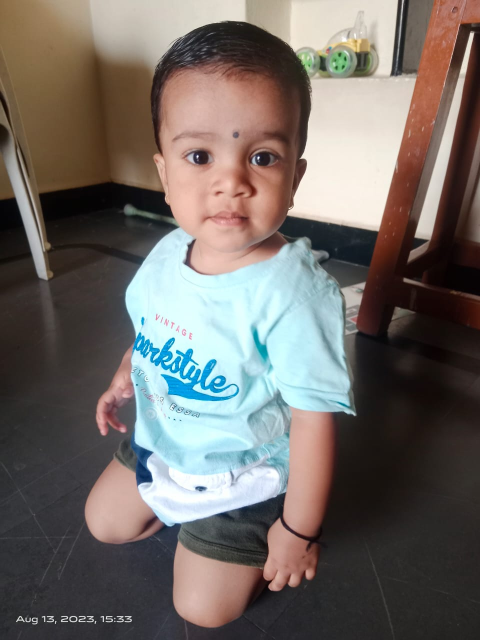
#> input picture face_dataset/Anu/image1.jpeg, 960 x 1280 px, found by its file name (shown at 1/2 size); its folder holds only this picture in this run
$ jupyter execute --allow-errors main.ipynb
#> lines starting #> are read from the running program, lines starting #| are printed output that depends on the picture
[cell 1]
import cv2
import numpy as np
import os
import matplotlib.pyplot as plt

[cell 2]
# function to load and process image
def load_image_from_image_dataset(folder_path, target_size=(64,64)):
#> called with folder_path = 'face_dataset', target_size = (64, 64)
    images = [] # to store the resized images as array
    labels = [] # to store names of the folder(person) inside the dataset
    label_map = {}
    label_id = 0 #used to label the images instead of foldernames of the person

    for folder_name in os.listdir(folder_path):
        sub_path= os.path.join(folder_path, folder_name)
        if not os.path.isdir(sub_path):
            continue

        label_map[label_id] = folder_name
        current_label = label_id
        label_id+=1

        for filename in os.listdir(sub_path):
            image_path= os.path.join(sub_path, filename)
            try:
                img=cv2.imread(image_path,cv2.IMREAD_GRAYSCALE)
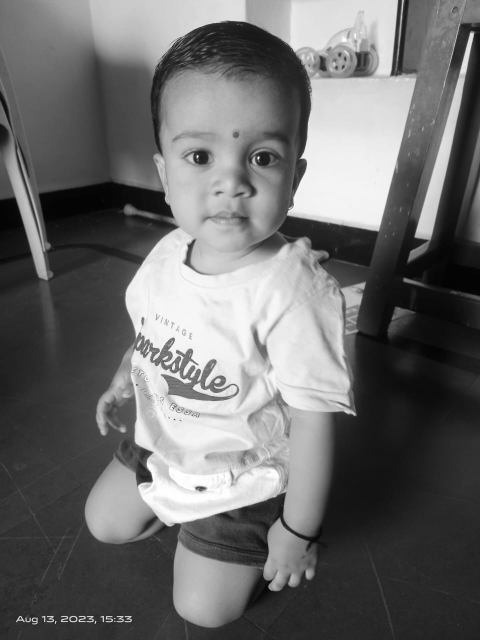
#> img: shape (1280, 960) (shown at 1/2 size); min 0, max 255, mean 108.4

                if img is None:
                    print(f"Warning: Could not read {filename}")
                    continue

                img_resized=cv2.resize(img,target_size)
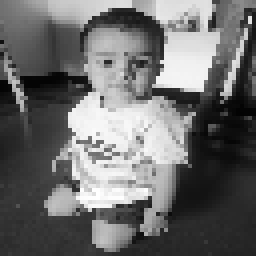
#> img_resized: shape (64, 64) (shown 4 times larger); min 3, max 255, mean 108.4
                images.append(img_resized)
                labels.append(current_label)
            except Exception as e:
                print(f"Error loading {filename}: {e}")
#> pass 2 of the loop in load_image_from_image_dataset, `for folder_name in os.listdir(folder_path):`:
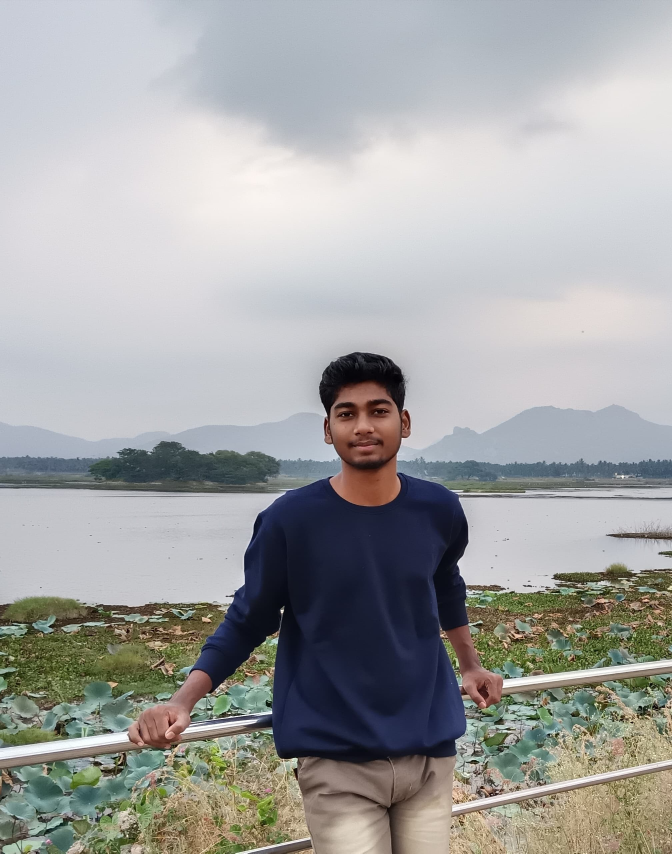
#> input picture face_dataset/Kumar/image1.jpg, 2016 x 2560 px, found by its file name (shown at 1/3 size)
#> in load_image_from_image_dataset, `img=cv2.imread(image_path,cv2.IMREAD_GRAYSCALE)`:
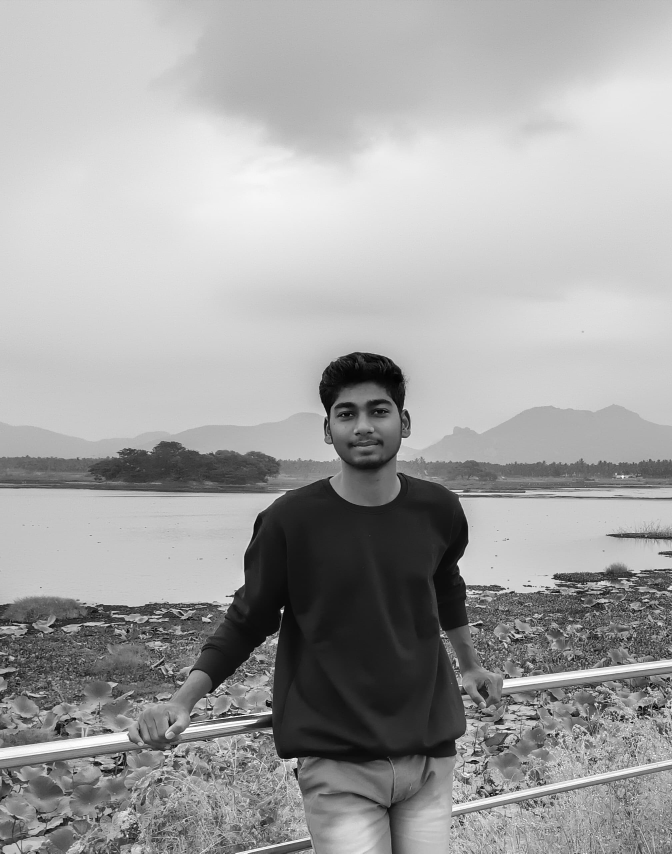
#> img: shape (2560, 2016) (shown at 1/3 size); min 0, max 255, mean 163.6
#> in load_image_from_image_dataset, `img_resized=cv2.resize(img,target_size)`:
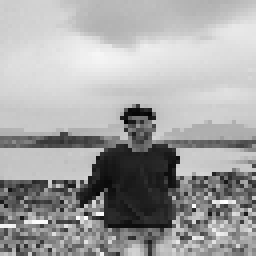
#> img_resized: shape (64, 64) (shown 4 times larger); min 3, max 254, mean 163.7

    return np.array(images).T, np.array(labels), label_map

[cell 3]
# function to train eigenfaces
def train_eigenfaces(image_matrix):

    mean, eigenvectors, eigenvalues=cv2.PCACompute2(image_matrix.T, None) # opencv will compute eigenvectors(eigenfaces) and also the mean
    return mean, eigenvectors, eigenvalues

[cell 4]
# using for training
train_folder = "face_dataset"
# img=cv2.imread("/Users/kumarswamikallimath/Desktop/EigenFaces/face_dataset/Anu/image1.jpeg",0)
# print(img.shape)
# plt.imshow(img,cmap="gray")
train_images, labels, label_map = load_image_from_image_dataset(train_folder)
#> labels = [0, 1]; label_map = {0: 'Anu', 1: 'Kumar'}

print("Shape of train images: ",train_images.shape)
#| Shape of train images:  (64, 64, 2)
# plt.imshow(train_images[:, :, 0].T,cmap="gray")
# plt.show()

# Reshape train_images to be a 2D array where each row is a flattened image
reshaped_train_images = train_images.reshape(train_images.shape[0] * train_images.shape[1], train_images.shape[2])
#> reshaped_train_images = 4096 pairs, first value 3 to 255, second value 3 to 254

mean_face, eigenface_opencv, eigenvalues = train_eigenfaces(reshaped_train_images)
#> in train_eigenfaces, `mean, eigenvectors, eigenvalues=cv2.PCACompute2(image_matrix.T, None)`: eigenvalues = [14432451, 0]
#> eigenvalues = [14432451, 0]

print("shape of mean face",mean_face.shape)
#| shape of mean face (1, 4096)
print("shape of  eigenface",eigenface_opencv.shape)
#| shape of  eigenface (2, 4096)

# visualise the mean face
plt.imshow(mean_face.reshape(reshaped_train_images.shape[0]//64,64), cmap="gray")
plt.title("Mean face")
plt.axis("off")
plt.show()
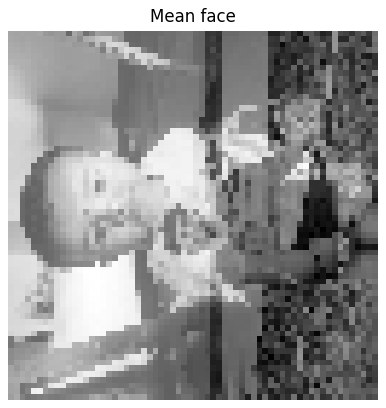
#> figure drawn by matplotlib, 1 panel

# visulaise eigenfaces
plt.figure(figsize=(25,25))
for i in range(eigenface_opencv.shape[0]):
    plt.subplot(5,3,i+1)
    eigenface=eigenface_opencv[i,:].reshape(64,64)
    plt.imshow(eigenface, cmap="gray")
    plt.title(f"Eigenface {i+1}")
    plt.axis("off")
#> this loop made 2 passes
#> pass 1, `eigenface=eigenface_opencv[i,:].reshape(64,64)`:
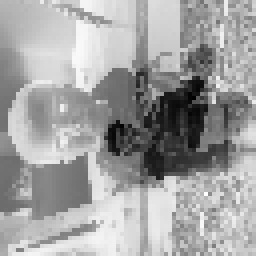
#> eigenface: shape (64, 64) float32 (shown 4 times larger); min -0.0328, max 0.0301, mean 0.00729; drawn with min black and max white
plt.suptitle("Top Eigenfaces (OpenCV PCA)")
plt.tight_layout()
plt.show()

[cell 5]
# function to project faces
def project_face(face_image, mean_face, eigenfaces):
    centered_face= face_image - mean_face.flatten()
    projection = np.dot(centered_face, eigenfaces.T)
    return projection

[cell 6]
# using project training images
projected_reshaped_train_face = []
#> (the rest of this cell did not finish here and is left out)

[cell 7]
# function to recoginise face
def recognize_face(test_image_path, mean_face, eigenface_opencv, projected_reshaped_train_face,labels_rev_num, target_size=(64,64)):
    try:
        test_img = cv2.imread(test_image_path,cv2.IMREAD_GRAYSCALE)
        if test_img is None:
            print(f"Error: Could not able to read {test_image_path}")
            return "Unknow"

        resized_test_img = cv2.resize(test_img, target_size)
        flatten_test_img = resized_test_img.flatten()

        projected_flatten_test_image = project_face(flatten_test_img, mean_face, eigenface_opencv)

        min_distance = float('inf')
        predicted_label = "unknow"

        for i,projected_face in enumerate(projected_reshaped_train_face):
            distance = np.linalg.norm(projected_flatten_test_image-projected_face)

            if distance <= min_distance:
                min_distance = distance
                predicted_label = labels_rev_num[i]


        return str(predicted_label), min_distance
    except Exception as e:
        print(f"Error during recognition: {e}")
        return "Error", float("inf")

[cell 8]
# using recognise face
test_image_path = "/Users/kumarswamikallimath/Desktop/EigenFaces/test_image.jpg"
labels_rev_num={v: k for k,v in label_map.items()}
#> labels_rev_num = {'Anu': 0, 'Kumar': 1}
#> (the rest of this cell did not finish here and is left out)


print(f"Pridicted label for {test_image_path}: {predicted_label}, Distance: {dist}")
